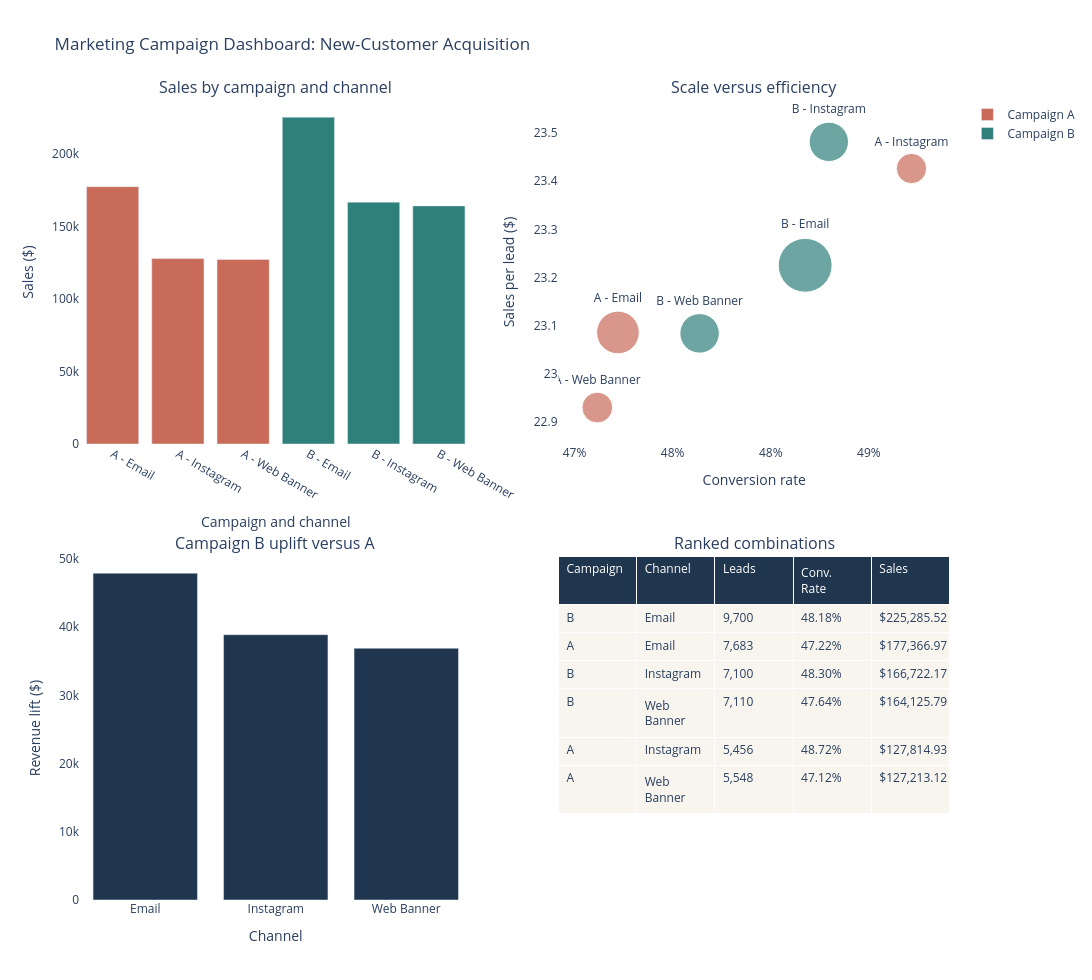

Notebook cell for this chart:
### Code cell
dashboard_fig = make_subplots(
    rows=2,
    cols=2,
    specs=[[{"type": "bar"}, {"type": "scatter"}], [{"type": "bar"}, {"type": "table"}]],
    subplot_titles=(
        "Sales by campaign and channel",
        "Scale versus efficiency",
        "Campaign B uplift versus A",
        "Ranked combinations",
    ),
    vertical_spacing=0.14,
)

for campaign in ["A", "B"]:
    campaign_slice = combo_chart_data[combo_chart_data["Campaign Type"] == campaign]
    dashboard_fig.add_trace(
        go.Bar(
            x=campaign_slice["label"],
            y=campaign_slice["total_sales"],
            name=f"Campaign {campaign}",
            marker_color=color_map[campaign],
            showlegend=True,
        ),
        row=1,
        col=1,
    )

dashboard_fig.add_trace(
    go.Scatter(
        x=combo_chart_data["conversion_rate"],
        y=combo_chart_data["sales_per_lead"],
        mode="markers+text",
        text=combo_chart_data["label"],
        textposition="top center",
        marker=dict(
            size=(combo_chart_data["leads"] / 180).round(1),
            color=combo_chart_data["Campaign Type"].map(color_map),
            sizemode="diameter",
            line=dict(color="white", width=1),
        ),
        name="Combinations",
        showlegend=False,
    ),
    row=1,
    col=2,
)

dashboard_fig.add_trace(
    go.Bar(
        x=comparison_table["Channel"],
        y=comparison_table["B_minus_A_sales"],
        marker_color="#20364f",
        name="Revenue lift",
        showlegend=False,
    ),
    row=2,
    col=1,
)

dashboard_fig.add_trace(
    go.Table(
        header=dict(
            values=["Campaign", "Channel", "Leads", "Conv. Rate", "Sales"],
            fill_color="#20364f",
            font=dict(color="white", size=12),
            align="left",
        ),
        cells=dict(
            values=[
                combo_summary["Campaign Type"],
                combo_summary["Channel"],
                combo_summary["leads"].map(lambda value: f"{value:,}"),
                combo_summary["conversion_rate"].map(lambda value: f"{value:.2%}"),
                combo_summary["total_sales"].map(lambda value: f"${value:,.2f}"),
            ],
            fill_color="#f8f5ef",
            align="left",
            height=28,
        ),
    ),
    row=2,
    col=2,
)

dashboard_fig.update_layout(
    height=980,
    width=1400,
    title_text="Marketing Campaign Dashboard: New-Customer Acquisition",
    plot_bgcolor="white",
    paper_bgcolor="white",
)

dashboard_fig.update_xaxes(title_text="Campaign and channel", row=1, col=1)
dashboard_fig.update_yaxes(title_text="Sales ($)", row=1, col=1)
dashboard_fig.update_xaxes(title_text="Conversion rate", tickformat=".0%", row=1, col=2)
dashboard_fig.update_yaxes(title_text="Sales per lead ($)", row=1, col=2)
dashboard_fig.update_xaxes(title_text="Channel", row=2, col=1)
dashboard_fig.update_yaxes(title_text="Revenue lift ($)", row=2, col=1)

dashboard_fig.show()
dashboard_fig.write_html(str(OUTPUT_HTML), include_plotlyjs="cdn")
print(f"Dashboard exported to: {OUTPUT_HTML}")

### Figure 1 — Plotly figure (JSON) as saved in the notebook; plotly's stock layout.template omitted (floating-point values rounded to 4 significant figures)
{"data": [{"marker": {"color": "#c96b59"}, "name": "Campaign A", "showlegend": true, "type": "bar", "x": ["A - Email", "A - Instagram", "A - Web Banner"], "xaxis": "x", "y": [177400.0, 127800.0, 127200.0], "yaxis": "y"}, {"marker": {"color": "#2f7f7b"}, "name": "Campaign B", "showlegend": true, "type": "bar", "x": ["B - Email", "B - Instagram", "B - Web Banner"], "xaxis": "x", "y": [225300.0, 166700.0, 164100.0], "yaxis": "y"}, {"marker": {"color": ["#2f7f7b", "#c96b59", "#2f7f7b", "#2f7f7b", "#c96b59", "#c96b59"], "line": {"color": "white", "width": 1}, "size": [53.9, 42.7, 39.4, 39.5, 30.3, 30.8], "sizemode": "diameter"}, "mode": "markers+text", "name": "Combinations", "showlegend": false, "text": ["B - Email", "A - Email", "B - Instagram", "B - Web Banner", "A - Instagram", "A - Web Banner"], "textposition": "top center", "type": "scatter", "x": [0.4818, 0.4722, 0.483, 0.4764, 0.4872, 0.4712], "xaxis": "x2", "y": [23.23, 23.09, 23.48, 23.08, 23.43, 22.93], "yaxis": "y2"}, {"marker": {"color": "#20364f"}, "name": "Revenue lift", "showlegend": false, "type": "bar", "x": ["Email", "Instagram", "Web Banner"], "xaxis": "x3", "y": [47920.0, 38910.0, 36910.0], "yaxis": "y3"}, {"cells": {"align": "left", "fill": {"color": "#f8f5ef"}, "height": 28, "values": [["B", "A", "B", "B", "A", "A"], ["Email", "Email", "Instagram", "Web Banner", "Instagram", "Web Banner"], ["9,700", "7,683", "7,100", "7,110", "5,456", "5,548"], ["48.18%", "47.22%", "48.30%", "47.64%", "48.72%", "47.12%"], ["$225,285.52", "$177,366.97", "$166,722.17", "$164,125.79", "$127,814.93", "$127,213.12"]]}, "domain": {"x": [0.55, 1], "y": [0, 0.43]}, "header": {"align": "left", "fill": {"color": "#20364f"}, "font": {"color": "white", "size": 12}, "values": ["Campaign", "Channel", "Leads", "Conv. Rate", "Sales"]}, "type": "table"}], "layout": {"annotations": [{"font": {"size": 16}, "showarrow": false, "text": "Sales by campaign and channel", "x": 0.225, "xanchor": "center", "xref": "paper", "y": 1, "yanchor": "bottom", "yref": "paper"}, {"font": {"size": 16}, "showarrow": false, "text": "Scale versus efficiency", "x": 0.775, "xanchor": "center", "xref": "paper", "y": 1, "yanchor": "bottom", "yref": "paper"}, {"font": {"size": 16}, "showarrow": false, "text": "Campaign B uplift versus A", "x": 0.225, "xanchor": "center", "xref": "paper", "y": 0.43, "yanchor": "bottom", "yref": "paper"}, {"font": {"size": 16}, "showarrow": false, "text": "Ranked combinations", "x": 0.775, "xanchor": "center", "xref": "paper", "y": 0.43, "yanchor": "bottom", "yref": "paper"}], "height": 980, "paper_bgcolor": "white", "plot_bgcolor": "white", "title": {"text": "Marketing Campaign Dashboard: New-Customer Acquisition"}, "width": 1400, "xaxis": {"anchor": "y", "domain": [0, 0.45], "title": {"text": "Campaign and channel"}}, "xaxis2": {"anchor": "y2", "domain": [0.55, 1], "tickformat": ".0%", "title": {"text": "Conversion rate"}}, "xaxis3": {"anchor": "y3", "domain": [0, 0.45], "title": {"text": "Channel"}}, "yaxis": {"anchor": "x", "domain": [0.57, 1], "title": {"text": "Sales ($)"}}, "yaxis2": {"anchor": "x2", "domain": [0.57, 1], "title": {"text": "Sales per lead ($)"}}, "yaxis3": {"anchor": "x3", "domain": [0, 0.43], "title": {"text": "Revenue lift ($)"}}}}
